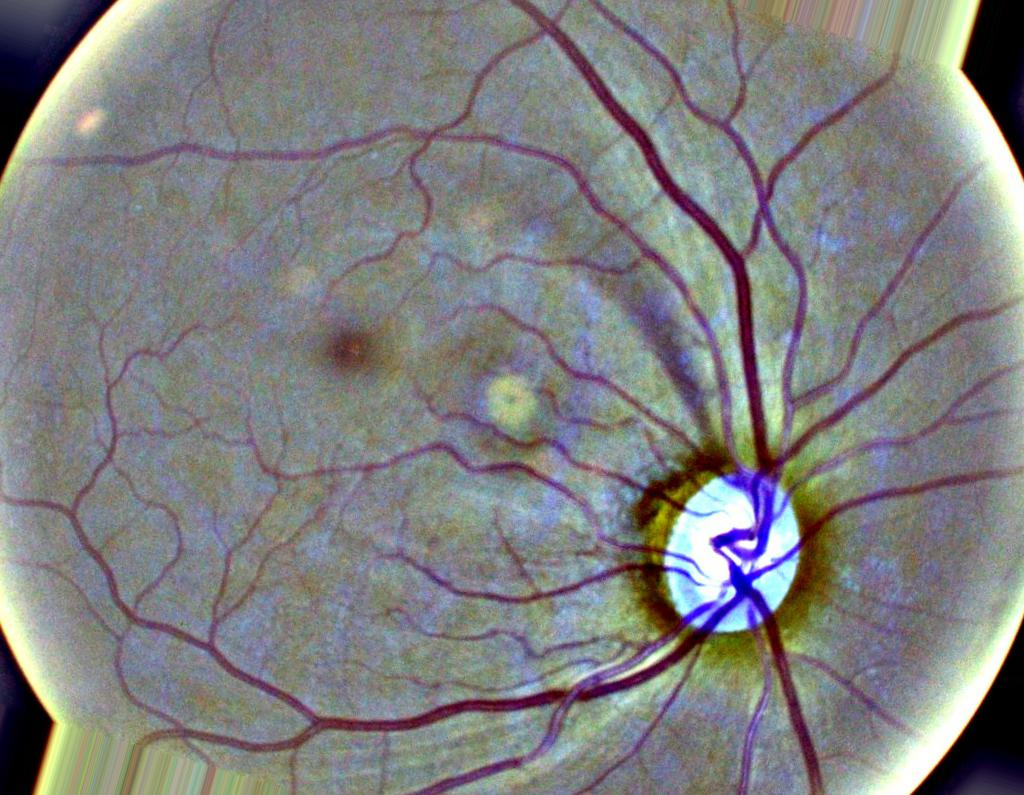
#> input picture DR1.jpeg, 1024 x 795 px
$ jupyter execute rs1_imple.ipynb   (shell and % lines are left out)   (older library calls are emulated)
#> lines starting #> are read from the running program, lines starting #| are printed output that depends on the picture; after the words box and inside, x2 and y2 are one past the last pixel; in counts of white or black regions, pixels touching at a corner belong together
[cell 1]
import cv2
import numpy as np
import matplotlib.pyplot as plt
from sklearn.cluster import KMeans

[cell 2]
def retinal_vessel_extraction(image_path, n_clusters=2):
    # Step 1: Load Image
#> called with image_path = 'DR1.jpeg', n_clusters = 2
    img = cv2.imread(image_path)
#> img is the input picture: shape (795, 1024, 3); mean B, G, R 127.8, 127.3, 127.2
    green_channel = img[:, :, 1]  # Extract green channel for better contrast

    # Step 2: Apply CLAHE (Contrast Limited Adaptive Histogram Equalization)
    clahe = cv2.createCLAHE(clipLimit=2.0, tileGridSize=(8, 8))
    enhanced_image = clahe.apply(green_channel)
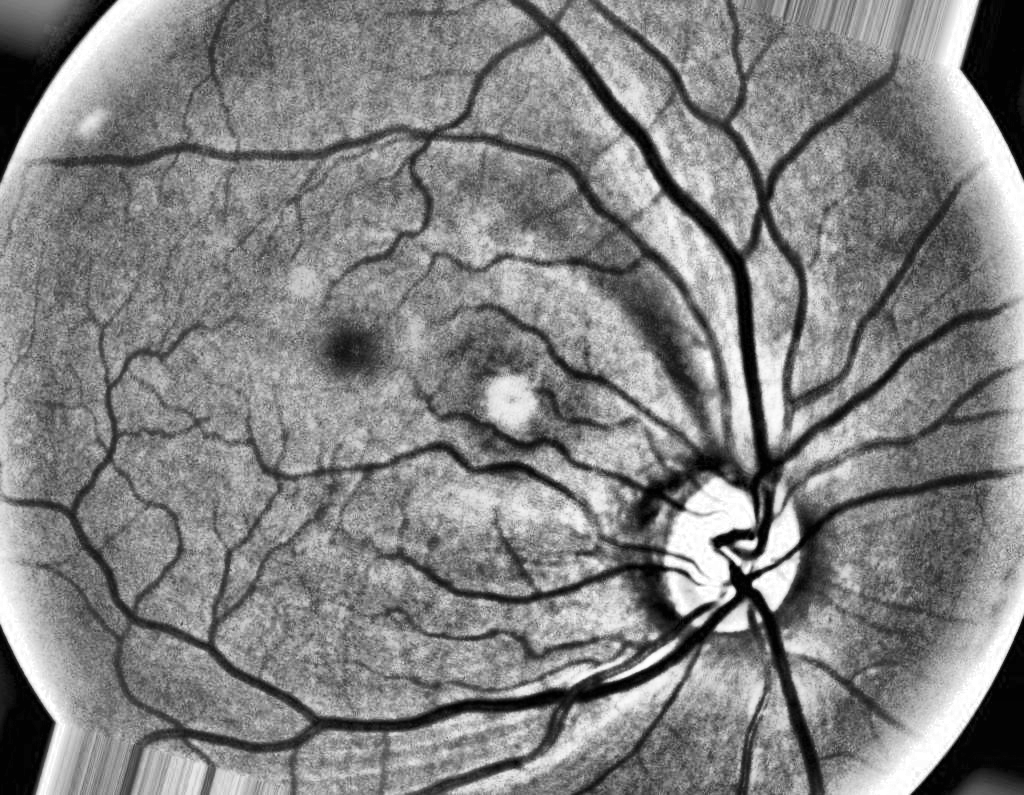
#> enhanced_image: shape (795, 1024); min 0, max 255, mean 129.7

    # Step 3: Gabor Filter for Feature Extraction
    kernel_size = 31
    sigma = 4.0
    theta = np.pi / 4
    lambd = 10.0
    gamma = 0.5
    psi = 0
    gabor_kernel = cv2.getGaborKernel((kernel_size, kernel_size), sigma, theta, lambd, gamma, psi, ktype=cv2.CV_32F)
    gabor_filtered = cv2.filter2D(enhanced_image, cv2.CV_8UC1, gabor_kernel)
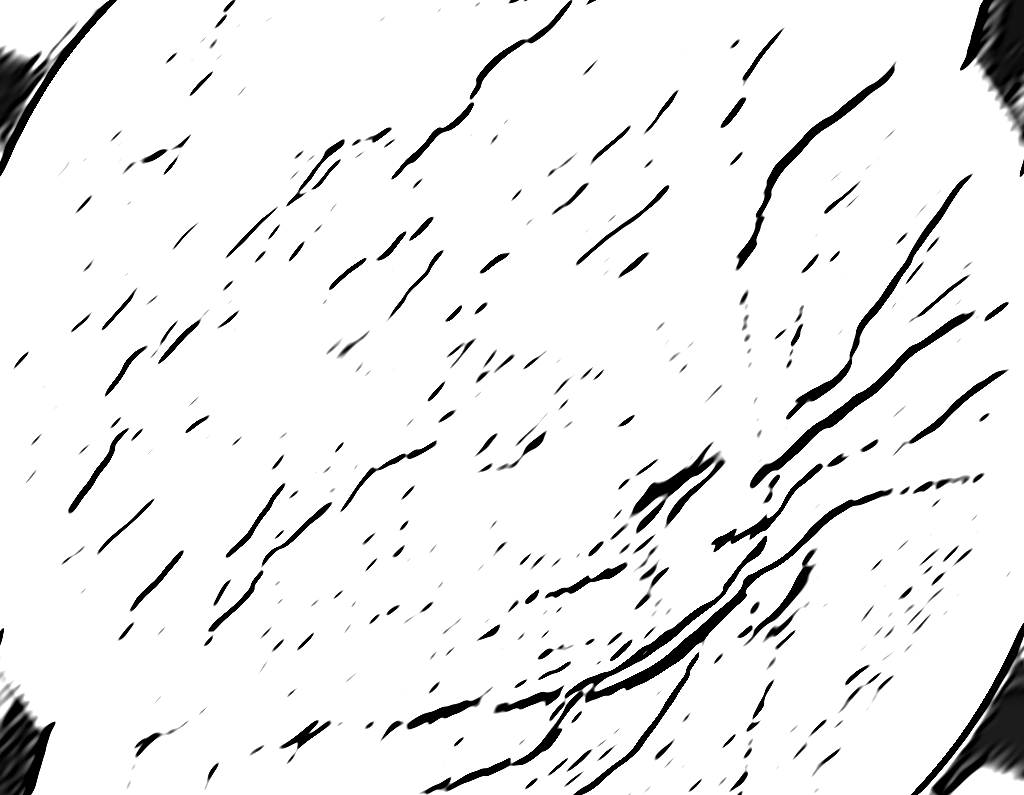
#> gabor_filtered: shape (795, 1024); min 0, max 255, mean 237.1

    # Step 4: Hessian-based Enhancement without skimage
    # Approximate Hessian enhancement using second order derivatives
    hessian_xx = cv2.Sobel(gabor_filtered, cv2.CV_64F, 2, 0, ksize=5)
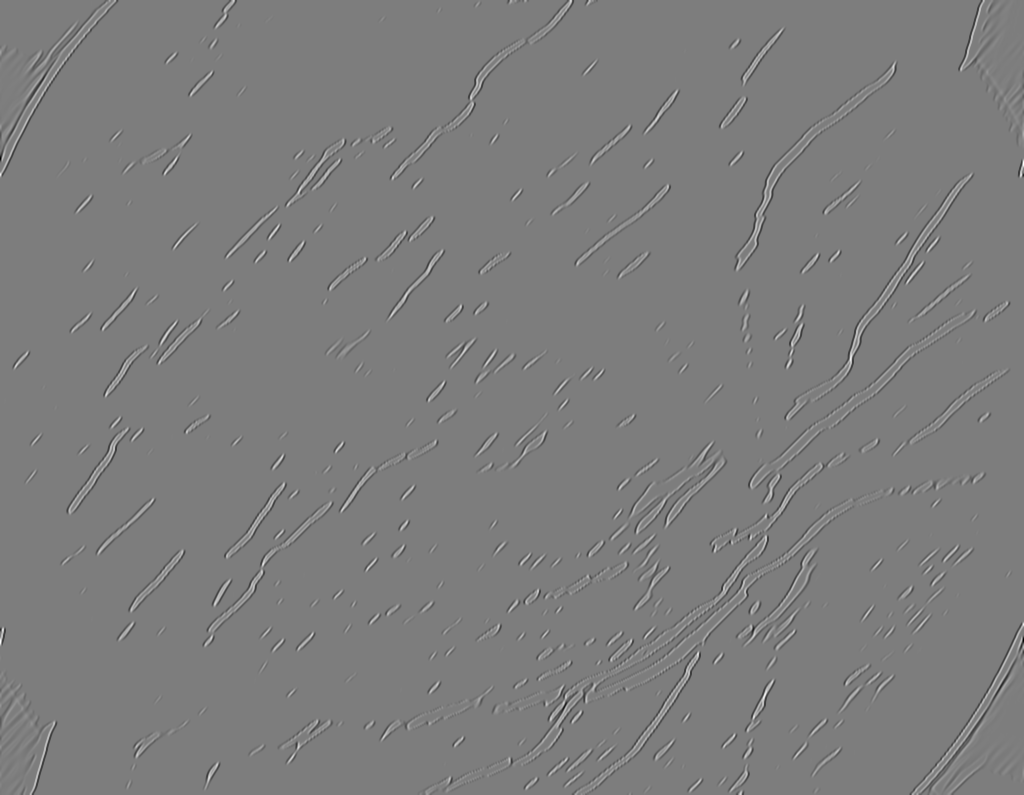
#> hessian_xx: shape (795, 1024) float64; min -7966, max 8160, mean 0; drawn with min black and max white
    hessian_yy = cv2.Sobel(gabor_filtered, cv2.CV_64F, 0, 2, ksize=5)
    hessian_enhanced = np.sqrt(hessian_xx**2 + hessian_yy**2)
    hessian_enhanced = (hessian_enhanced / hessian_enhanced.max() * 255).astype(np.uint8)

    # Step 5: K-means Clustering for Vessel Segmentation
    pixels = hessian_enhanced.flatten().reshape(-1, 1)
    kmeans = KMeans(n_clusters=n_clusters, random_state=42).fit(pixels)
    segmented = kmeans.labels_.reshape(hessian_enhanced.shape)
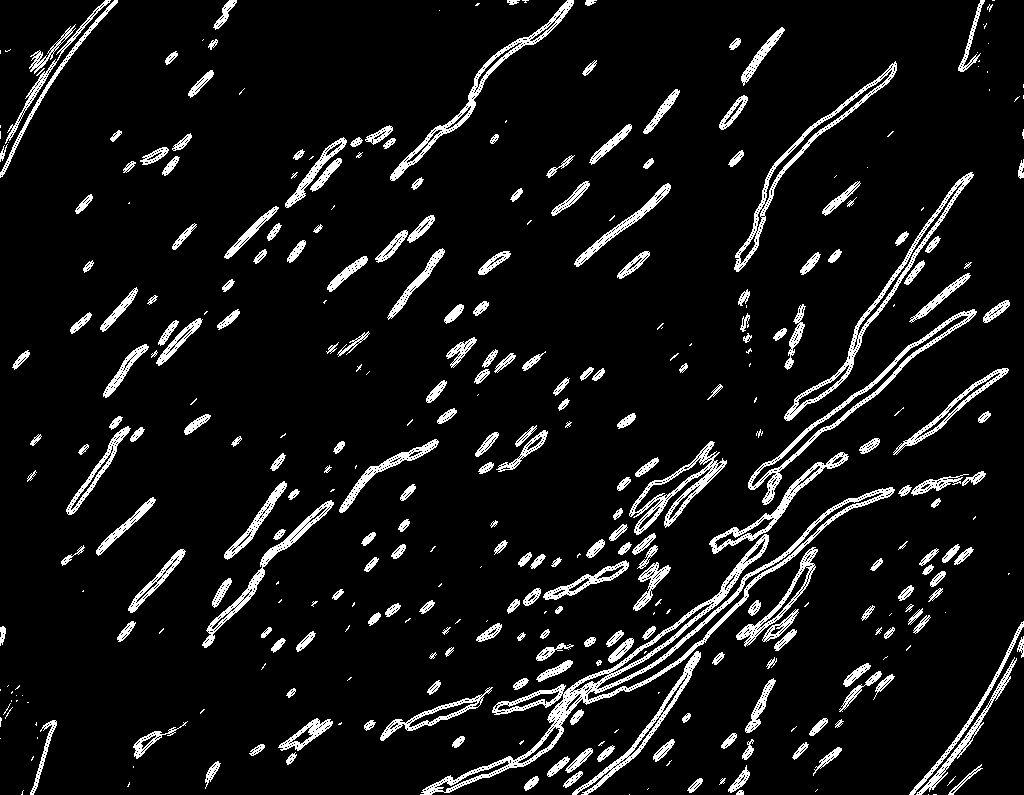
#> segmented: shape (795, 1024) int32; values 0 (black) and 1 (white), 8.1% white; 357 white regions (117 under 20 px), largest, box (x1, y1, x2, y2) and area: (420, 487, 895, 795) 7345, (748, 309, 977, 505) 2499, (784, 172, 974, 421) 2354
    segmented = (segmented == 1).astype(np.uint8)  # Extract the vessel cluster

    # Step 6: Morphological Cleaning
    kernel = np.ones((3, 3), np.uint8)
    cleaned = cv2.morphologyEx(segmented, cv2.MORPH_OPEN, kernel)
#> cleaned: shape (795, 1024); values 0 (black) and 1 (white), 4.3% white; 908 white regions (407 under 20 px), largest, box (x1, y1, x2, y2) and area: (575, 197, 656, 267) 485, (548, 689, 589, 731) 445, (287, 155, 330, 207) 335
    cleaned = cv2.morphologyEx(cleaned, cv2.MORPH_CLOSE, kernel)
#> cleaned: shape (795, 1024); values 0 (black) and 1 (white), 4.5% white; 564 white regions (176 under 20 px), largest, box (x1, y1, x2, y2) and area: (638, 642, 701, 720) 889, (544, 684, 589, 752) 639, (287, 149, 342, 207) 629

    # Step 7: Plotting Results
    plt.figure(figsize=(18, 12))
    plt.subplot(1, 4, 1)
    plt.title('Original Image')
    plt.imshow(cv2.cvtColor(img, cv2.COLOR_BGR2RGB))
    plt.axis('off')

    plt.subplot(1, 4, 2)
    plt.title('CLAHE Enhanced')
    plt.imshow(enhanced_image, cmap='gray')
    plt.axis('off')

    plt.subplot(1, 4, 3)
    plt.title('Hessian Enhanced')
    plt.imshow(hessian_enhanced, cmap='gray')
    plt.axis('off')

    plt.subplot(1, 4, 4)
    plt.title('Final Vessel Segmentation')
    plt.imshow(cleaned, cmap='gray')
    plt.axis('off')
    plt.show()
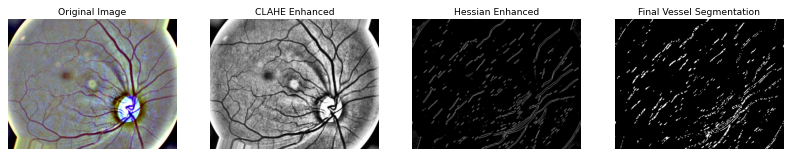
#> figure drawn by matplotlib, 4 panels

    return cleaned

[cell 3]
# Example Usage
retinal_vessel_extraction('DR1.jpeg')

[cell 4]
import matplotlib.pyplot as plt
import pandas as pd

custom_colors = ['#f53255', '#f26b23', '#ffaf00']
#> custom_colors = ['#f53255', '#f26b23', '#ffaf00']
# Data
data = {
    "Method": [
        "KMeans",
        "FCM",
        "Hybrid_RGB",
        "Hybrid_RG"
    ],
    "Davies-Bouldin Index (DBI)": [0.5819, 0.6208, 0.5051, 0.4858],
    "Within-Cluster Sum of Squares (WCSS)": [3044330.0, 5597455.0, 4060983.0, 3851497.0],
    "Silhouette Score": [0.5888, 0.5700, 0.6409, 0.6538]
}

df = pd.DataFrame(data)

# Normalize WCSS for visualization
df["WCSS (Normalized)"] = df["Within-Cluster Sum of Squares (WCSS)"] / df["Within-Cluster Sum of Squares (WCSS)"].max()

# Prepare DataFrame for plotting
df_plot = df[["Method", "Davies-Bouldin Index (DBI)", "WCSS (Normalized)", "Silhouette Score"]]
df_plot.set_index("Method", inplace=True)
df_plot.rename(columns={"WCSS (Normalized)": "Normalized WCSS"}, inplace=True)

# Plot
ax = df_plot.plot(kind="bar", figsize=(12, 7), color= custom_colors)
plt.title("Cluster Quality Metrics by Clustering Method")
plt.ylabel("Score")
plt.xlabel("Clustering Method")
plt.grid(True)
plt.legend(title="Metrics")

# Add value labels on top of bars
for container in ax.containers:
    ax.bar_label(container, fmt='%.3f', padding=3)
#> this loop made 3 passes

plt.tight_layout()
plt.show()
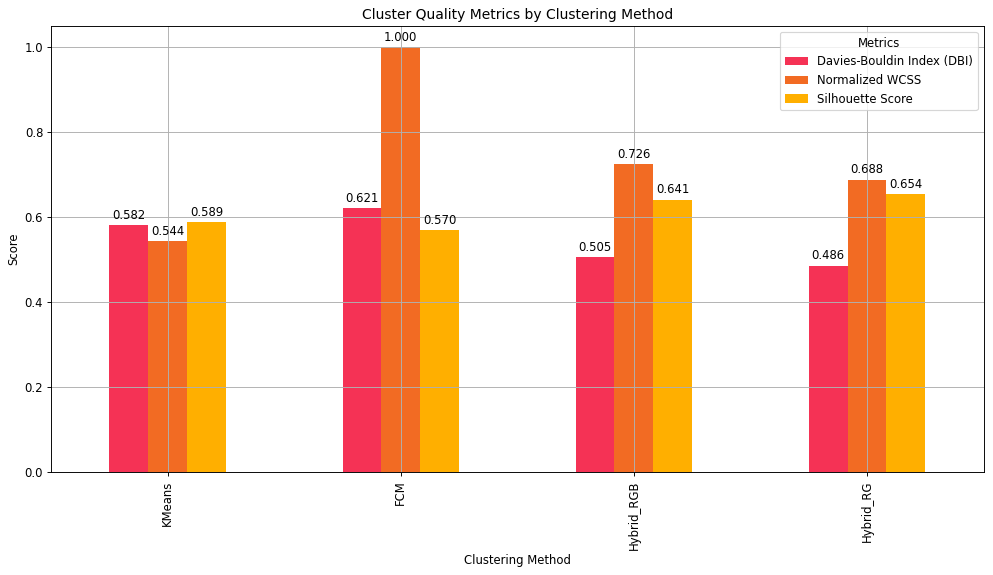
#> figure drawn by matplotlib, 1 panel; tallest bar 0.621 high, from x = 0.75 to 0.917; tallest bar 1 high, from x = 0.917 to 1.08; tallest bar 0.654 high, from x = 3.08 to 3.25

$ run again, with DR2.png saved as DR1.jpeg
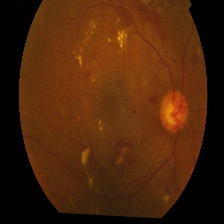
#> input picture DR2.png, 224 x 224 px
#> in retinal_vessel_extraction, img is the input picture: shape (224, 224, 3); mean B, G, R 10.7, 37.3, 76.3
#> in retinal_vessel_extraction, `segmented = kmeans.labels_.reshape(hessian_enhanced.shape)`:
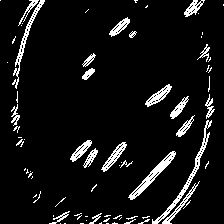
#> segmented: shape (224, 224) int32; values 0 (black) and 1 (white), 7.5% white in thin lines or dots
#> in retinal_vessel_extraction, `plt.show()`:
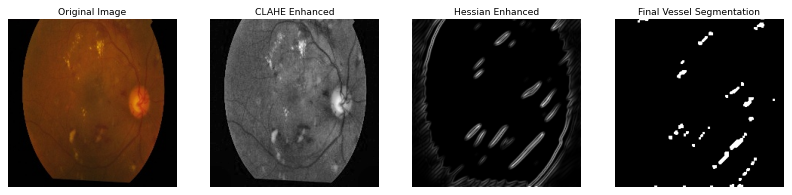
#> figure drawn by matplotlib, 4 panels
#> custom_colors = ['#f53255', '#f26b23', '#ffaf00']
#> the loop `for container in ax.containers:` made 3 passes

$ run again, with DR3.png saved as DR1.jpeg
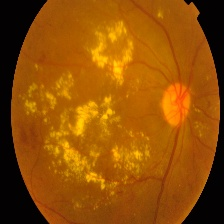
#> input picture DR3.png, 224 x 224 px
#> in retinal_vessel_extraction, img is the input picture: shape (224, 224, 3); mean B, G, R 4.3, 79.2, 145.5
#> in retinal_vessel_extraction, `segmented = kmeans.labels_.reshape(hessian_enhanced.shape)`:
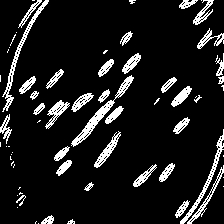
#> segmented: shape (224, 224) int32; values 0 (black) and 1 (white), 10.8% white in thin lines or dots
#> in retinal_vessel_extraction, `plt.show()`:
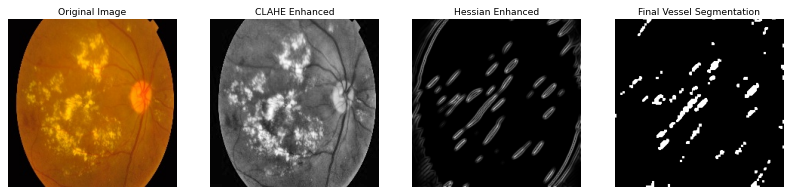
#> figure drawn by matplotlib, 4 panels
#> custom_colors = ['#f53255', '#f26b23', '#ffaf00']
#> the loop `for container in ax.containers:` made 3 passes
